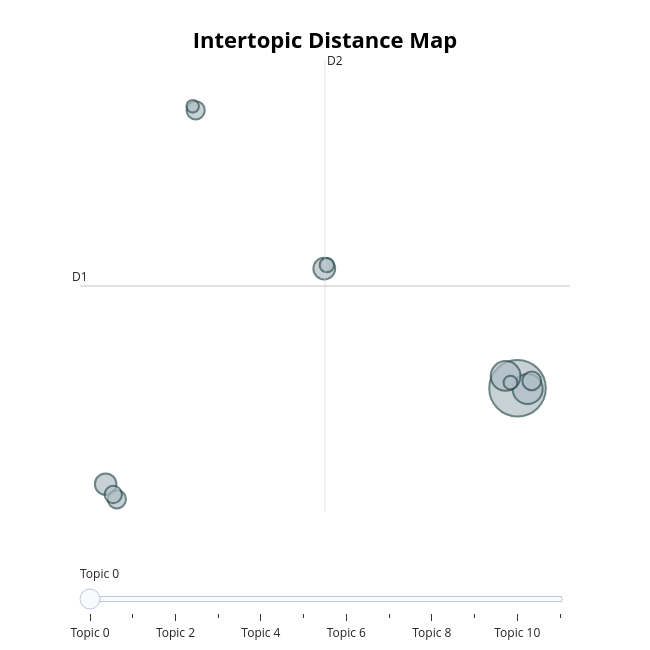

Notebook cell for this chart:
### Code cell
indiana_fig_topics = models['Indiana'].visualize_topics()
indiana_fig_topics.show()

### Figure 1 — Plotly figure (JSON) as saved in the notebook; plotly's stock layout.template omitted (floating-point values rounded to 4 significant figures)
{"data": [{"customdata": [[0, "daylight | park | dst | indianapolis | indiana", 202], [1, "marijuana | legalization | lawmakers | legalize | filed", 57], [2, "scored | son | love | reposts | stats", 56], [3, "braun | mike | election | images | trump", 30], [4, "arrested | officer | charges | pornography | otter", 29], [5, "senate | wage | news | guard | minimum", 22], [6, "books | schools | religious | chaplains | banned", 21], [7, "gender | transgender | minors | court | dysphoria", 21], [8, "abortion | violence | org | bans | idahocapitalsun", 19], [9, "pence | mike | nra | hilarious | ranch", 13], [10, "king | pizza | stickers | bumper | charlie", 12], [11, "teachers | schools | textbook | deregulation | detectors", 10]], "hovertemplate": "<b>Topic %{customdata[0]}</b><br>%{customdata[1]}<br>Size: %{customdata[2]}", "legendgroup": "", "marker": {"color": "#B0BEC5", "line": {"color": "DarkSlateGrey", "width": 2}, "size": [202, 57, 56, 30, 29, 22, 21, 21, 19, 13, 12, 10], "sizemode": "area", "sizeref": 0.1263, "symbol": "circle"}, "mode": "markers", "name": "", "orientation": "v", "showlegend": false, "type": "scatter", "x": [17.21, 17.93, 16.36, 3.399, -12.23, 18.23, -5.794, -11.43, -11.68, 3.581, 16.71, -6.008], "xaxis": "x", "y": [1.388, 1.351, 2.039, 7.727, -3.688, 1.78, 16.11, -4.489, -4.236, 7.908, 1.692, 16.32], "yaxis": "y"}], "layout": {"annotations": [{"showarrow": false, "text": "D1", "x": -14.06, "y": 6.803, "yshift": 10}, {"showarrow": false, "text": "D2", "x": 3.45, "xshift": 10, "y": 18.77}], "height": 650, "hoverlabel": {"bgcolor": "white", "font": {"family": "Rockwell", "size": 16}}, "legend": {"itemsizing": "constant", "tracegroupgap": 0}, "margin": {"t": 60}, "shapes": [{"line": {"color": "#CFD8DC", "width": 2}, "type": "line", "x0": 3.45, "x1": 3.45, "y0": -5.163, "y1": 18.77}, {"line": {"color": "#9E9E9E", "width": 2}, "type": "line", "x0": -14.06, "x1": 20.96, "y0": 6.803, "y1": 6.803}], "sliders": [{"active": 0, "pad": {"t": 50}, "steps": [{"args": [{"marker.color": [["red", "#B0BEC5", "#B0BEC5", "#B0BEC5", "#B0BEC5", "#B0BEC5", "#B0BEC5", "#B0BEC5", "#B0BEC5", "#B0BEC5", "#B0BEC5", "#B0BEC5"]]}], "label": "Topic 0", "method": "update"}, {"args": [{"marker.color": [["#B0BEC5", "red", "#B0BEC5", "#B0BEC5", "#B0BEC5", "#B0BEC5", "#B0BEC5", "#B0BEC5", "#B0BEC5", "#B0BEC5", "#B0BEC5", "#B0BEC5"]]}], "label": "Topic 1", "method": "update"}, {"args": [{"marker.color": [["#B0BEC5", "#B0BEC5", "red", "#B0BEC5", "#B0BEC5", "#B0BEC5", "#B0BEC5", "#B0BEC5", "#B0BEC5", "#B0BEC5", "#B0BEC5", "#B0BEC5"]]}], "label": "Topic 2", "method": "update"}, {"args": [{"marker.color": [["#B0BEC5", "#B0BEC5", "#B0BEC5", "red", "#B0BEC5", "#B0BEC5", "#B0BEC5", "#B0BEC5", "#B0BEC5", "#B0BEC5", "#B0BEC5", "#B0BEC5"]]}], "label": "Topic 3", "method": "update"}, {"args": [{"marker.color": [["#B0BEC5", "#B0BEC5", "#B0BEC5", "#B0BEC5", "red", "#B0BEC5", "#B0BEC5", "#B0BEC5", "#B0BEC5", "#B0BEC5", "#B0BEC5", "#B0BEC5"]]}], "label": "Topic 4", "method": "update"}, {"args": [{"marker.color": [["#B0BEC5", "#B0BEC5", "#B0BEC5", "#B0BEC5", "#B0BEC5", "red", "#B0BEC5", "#B0BEC5", "#B0BEC5", "#B0BEC5", "#B0BEC5", "#B0BEC5"]]}], "label": "Topic 5", "method": "update"}, {"args": [{"marker.color": [["#B0BEC5", "#B0BEC5", "#B0BEC5", "#B0BEC5", "#B0BEC5", "#B0BEC5", "red", "#B0BEC5", "#B0BEC5", "#B0BEC5", "#B0BEC5", "#B0BEC5"]]}], "label": "Topic 6", "method": "update"}, {"args": [{"marker.color": [["#B0BEC5", "#B0BEC5", "#B0BEC5", "#B0BEC5", "#B0BEC5", "#B0BEC5", "#B0BEC5", "red", "#B0BEC5", "#B0BEC5", "#B0BEC5", "#B0BEC5"]]}], "label": "Topic 7", "method": "update"}, {"args": [{"marker.color": [["#B0BEC5", "#B0BEC5", "#B0BEC5", "#B0BEC5", "#B0BEC5", "#B0BEC5", "#B0BEC5", "#B0BEC5", "red", "#B0BEC5", "#B0BEC5", "#B0BEC5"]]}], "label": "Topic 8", "method": "update"}, {"args": [{"marker.color": [["#B0BEC5", "#B0BEC5", "#B0BEC5", "#B0BEC5", "#B0BEC5", "#B0BEC5", "#B0BEC5", "#B0BEC5", "#B0BEC5", "red", "#B0BEC5", "#B0BEC5"]]}], "label": "Topic 9", "method": "update"}, {"args": [{"marker.color": [["#B0BEC5", "#B0BEC5", "#B0BEC5", "#B0BEC5", "#B0BEC5", "#B0BEC5", "#B0BEC5", "#B0BEC5", "#B0BEC5", "#B0BEC5", "red", "#B0BEC5"]]}], "label": "Topic 10", "method": "update"}, {"args": [{"marker.color": [["#B0BEC5", "#B0BEC5", "#B0BEC5", "#B0BEC5", "#B0BEC5", "#B0BEC5", "#B0BEC5", "#B0BEC5", "#B0BEC5", "#B0BEC5", "#B0BEC5", "red"]]}], "label": "Topic 11", "method": "update"}]}], "title": {"font": {"color": "Black", "size": 22}, "text": "<b>Intertopic Distance Map</b>", "x": 0.5, "xanchor": "center", "y": 0.95, "yanchor": "top"}, "width": 650, "xaxis": {"anchor": "y", "domain": [0, 1], "range": [-14.06, 20.96], "title": {"text": ""}, "visible": false}, "yaxis": {"anchor": "x", "domain": [0, 1], "range": [-5.163, 18.77], "title": {"text": ""}, "visible": false}}}
